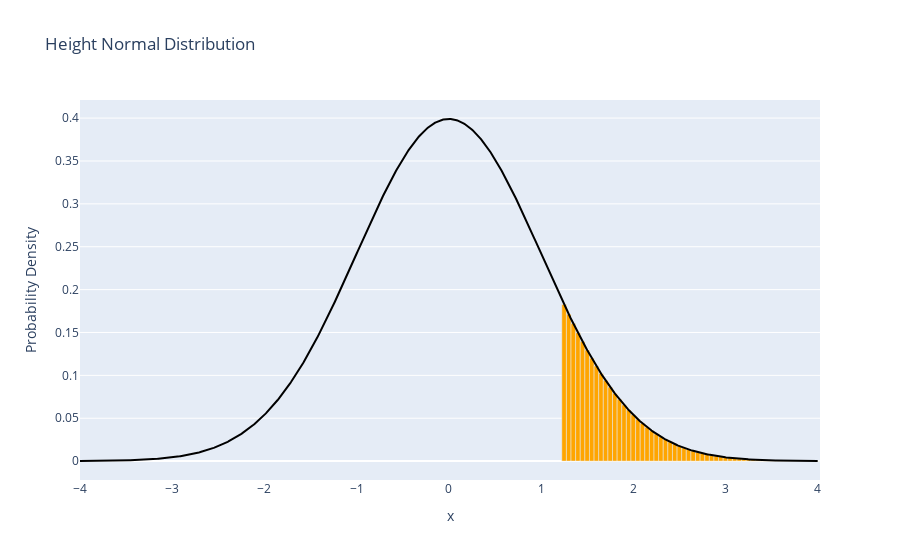

This figure's notebook cell:
### Code cell
print(utils.prob_estimate(x_lower=1.25, x_upper=4, pdf_func=standard_normal, bin_width=0.001))
utils.visualize_normal_interval(1.25, 4, standard_normal, bw=0.05, mean=0, std=1)

### Figure 1 — Plotly figure (JSON) as saved in the notebook; plotly's stock layout.template omitted (floating-point values rounded to 4 significant figures; data arrays with more than 128 entries replaced by an {"elided": "..."} marker saying what was removed)
{"data": [{"marker": {"color": "orange"}, "type": "bar", "x": [1.25], "y": [0.1826]}, {"marker": {"color": "orange"}, "type": "bar", "x": [1.3], "y": [0.1714]}, {"marker": {"color": "orange"}, "type": "bar", "x": [1.35], "y": [0.1604]}, {"marker": {"color": "orange"}, "type": "bar", "x": [1.4], "y": [0.1497]}, {"marker": {"color": "orange"}, "type": "bar", "x": [1.45], "y": [0.1394]}, {"marker": {"color": "orange"}, "type": "bar", "x": [1.5], "y": [0.1295]}, {"marker": {"color": "orange"}, "type": "bar", "x": [1.55], "y": [0.12]}, {"marker": {"color": "orange"}, "type": "bar", "x": [1.6], "y": [0.1109]}, {"marker": {"color": "orange"}, "type": "bar", "x": [1.65], "y": [0.1023]}, {"marker": {"color": "orange"}, "type": "bar", "x": [1.7], "y": [0.09405]}, {"marker": {"color": "orange"}, "type": "bar", "x": [1.75], "y": [0.08628]}, {"marker": {"color": "orange"}, "type": "bar", "x": [1.8], "y": [0.07895]}, {"marker": {"color": "orange"}, "type": "bar", "x": [1.85], "y": [0.07206]}, {"marker": {"color": "orange"}, "type": "bar", "x": [1.9], "y": [0.06562]}, {"marker": {"color": "orange"}, "type": "bar", "x": [1.95], "y": [0.05959]}, {"marker": {"color": "orange"}, "type": "bar", "x": [2.0], "y": [0.05399]}, {"marker": {"color": "orange"}, "type": "bar", "x": [2.05], "y": [0.04879]}, {"marker": {"color": "orange"}, "type": "bar", "x": [2.1], "y": [0.04398]}, {"marker": {"color": "orange"}, "type": "bar", "x": [2.15], "y": [0.03955]}, {"marker": {"color": "orange"}, "type": "bar", "x": [2.2], "y": [0.03547]}, {"marker": {"color": "orange"}, "type": "bar", "x": [2.25], "y": [0.03174]}, {"marker": {"color": "orange"}, "type": "bar", "x": [2.3], "y": [0.02833]}, {"marker": {"color": "orange"}, "type": "bar", "x": [2.35], "y": [0.02522]}, {"marker": {"color": "orange"}, "type": "bar", "x": [2.4], "y": [0.02239]}, {"marker": {"color": "orange"}, "type": "bar", "x": [2.45], "y": [0.01984]}, {"marker": {"color": "orange"}, "type": "bar", "x": [2.5], "y": [0.01753]}, {"marker": {"color": "orange"}, "type": "bar", "x": [2.55], "y": [0.01545]}, {"marker": {"color": "orange"}, "type": "bar", "x": [2.6], "y": [0.01358]}, {"marker": {"color": "orange"}, "type": "bar", "x": [2.65], "y": [0.01191]}, {"marker": {"color": "orange"}, "type": "bar", "x": [2.7], "y": [0.01042]}, {"marker": {"color": "orange"}, "type": "bar", "x": [2.75], "y": [0.009094]}, {"marker": {"color": "orange"}, "type": "bar", "x": [2.8], "y": [0.007915]}, {"marker": {"color": "orange"}, "type": "bar", "x": [2.85], "y": [0.006873]}, {"marker": {"color": "orange"}, "type": "bar", "x": [2.9], "y": [0.005953]}, {"marker": {"color": "orange"}, "type": "bar", "x": [2.95], "y": [0.005143]}, {"marker": {"color": "orange"}, "type": "bar", "x": [3.0], "y": [0.004432]}, {"marker": {"color": "orange"}, "type": "bar", "x": [3.05], "y": [0.00381]}, {"marker": {"color": "orange"}, "type": "bar", "x": [3.1], "y": [0.003267]}, {"marker": {"color": "orange"}, "type": "bar", "x": [3.15], "y": [0.002794]}, {"marker": {"color": "orange"}, "type": "bar", "x": [3.2], "y": [0.002384]}, {"marker": {"color": "orange"}, "type": "bar", "x": [3.25], "y": [0.002029]}, {"marker": {"color": "orange"}, "type": "bar", "x": [3.3], "y": [0.001723]}, {"marker": {"color": "orange"}, "type": "bar", "x": [3.35], "y": [0.001459]}, {"marker": {"color": "orange"}, "type": "bar", "x": [3.4], "y": [0.001232]}, {"marker": {"color": "orange"}, "type": "bar", "x": [3.45], "y": [0.001038]}, {"marker": {"color": "orange"}, "type": "bar", "x": [3.5], "y": [0.0008727]}, {"marker": {"color": "orange"}, "type": "bar", "x": [3.55], "y": [0.0007317]}, {"marker": {"color": "orange"}, "type": "bar", "x": [3.6], "y": [0.0006119]}, {"marker": {"color": "orange"}, "type": "bar", "x": [3.65], "y": [0.0005105]}, {"marker": {"color": "orange"}, "type": "bar", "x": [3.7], "y": [0.0004248]}, {"marker": {"color": "orange"}, "type": "bar", "x": [3.75], "y": [0.0003526]}, {"marker": {"color": "orange"}, "type": "bar", "x": [3.8], "y": [0.0002919]}, {"marker": {"color": "orange"}, "type": "bar", "x": [3.85], "y": [0.0002411]}, {"marker": {"color": "orange"}, "type": "bar", "x": [3.9], "y": [0.0001987]}, {"marker": {"color": "orange"}, "type": "bar", "x": [3.95], "y": [0.0001633]}, {"marker": {"color": "orange"}, "type": "bar", "x": [4.0], "y": [0.0001338]}, {"marker": {"color": "black"}, "type": "scatter", "x": {"elided": "1000 float values"}, "y": {"elided": "1000 float values"}}], "layout": {"bargap": 0, "showlegend": false, "title": {"text": "Height Normal Distribution"}, "xaxis": {"title": {"text": "x"}}, "yaxis": {"title": {"text": "Probability Density"}}}}
